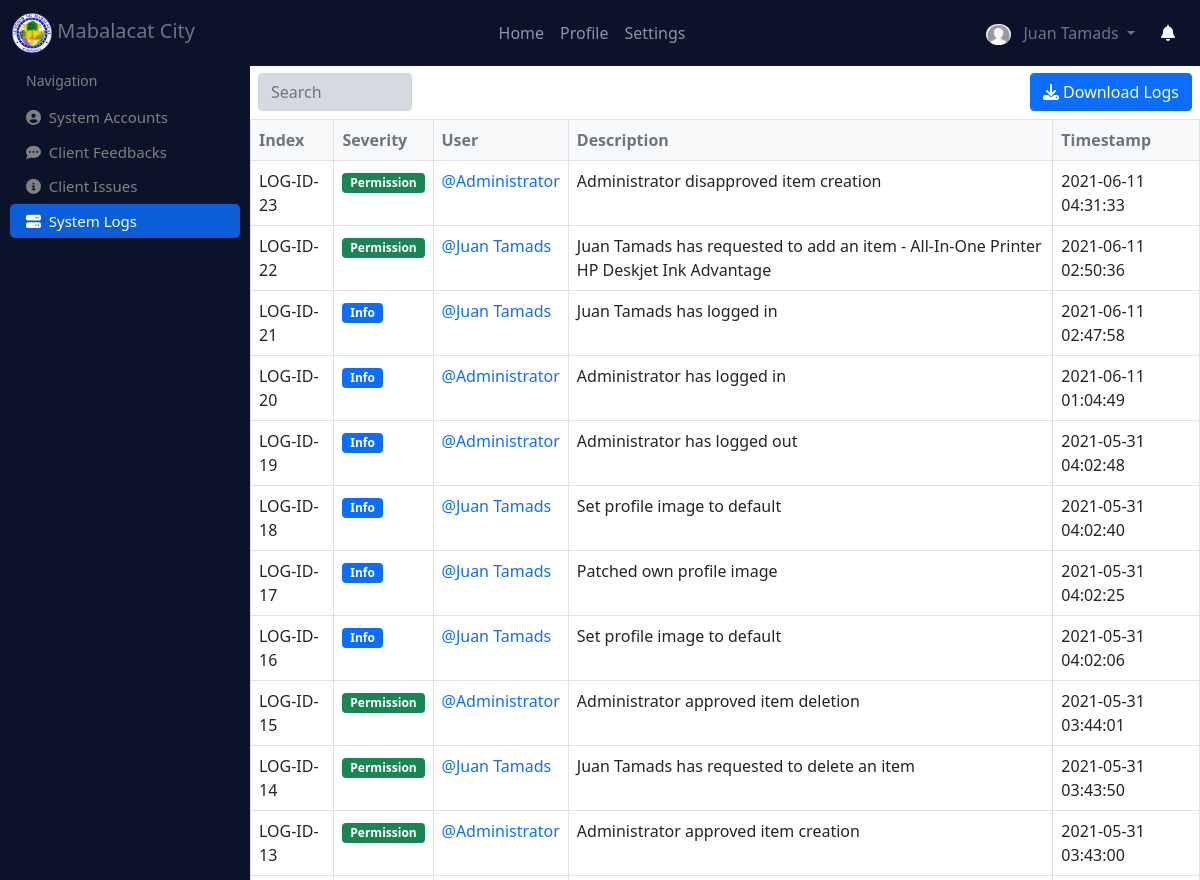
Before: /system_logs (signed in, upper part) with the older database file.
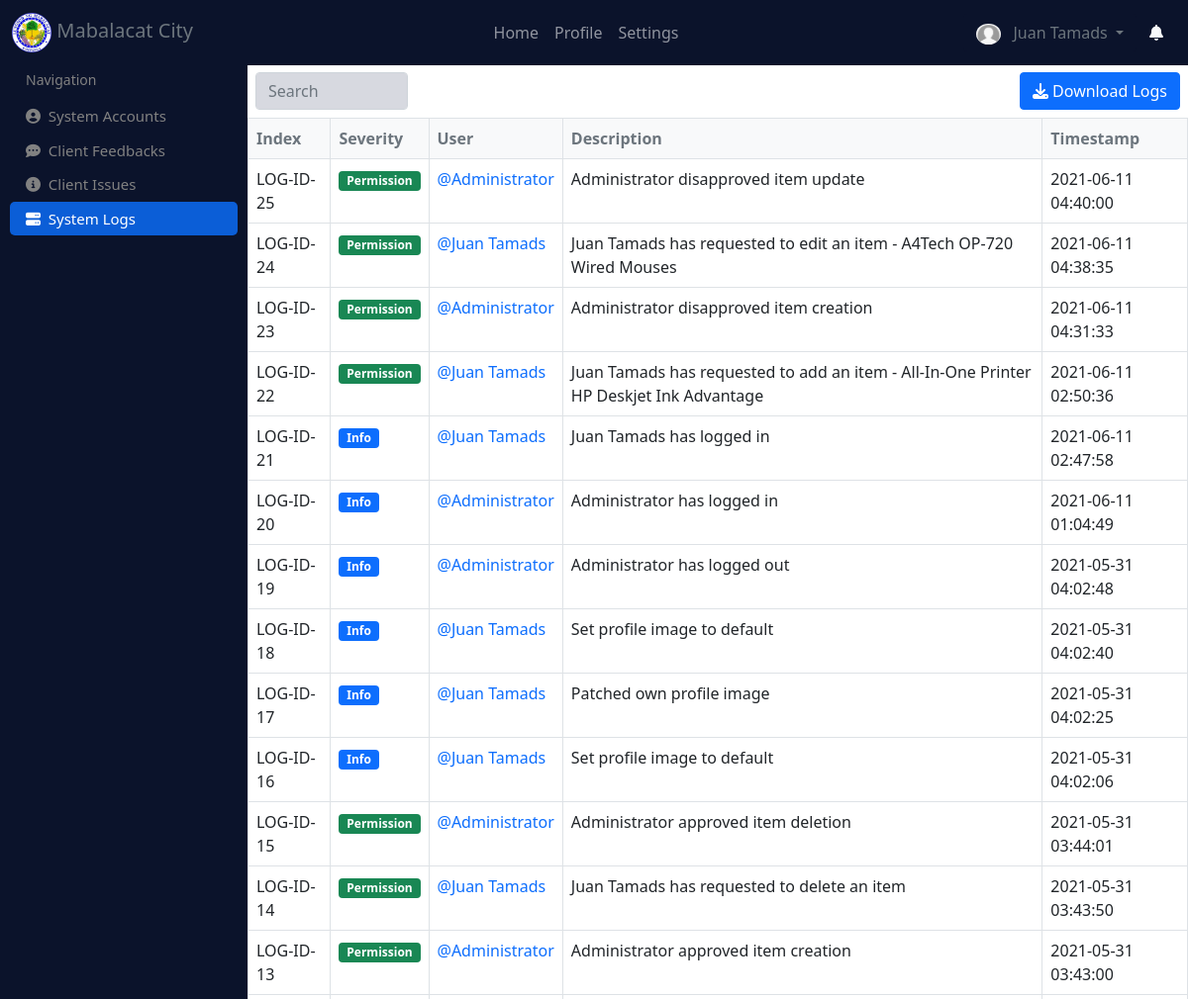
After: the same page with the newer database file.
### website/models.py (models this page shows)
class User(db.Model, UserMixin):
    id = db.Column(db.Integer, primary_key=True)
    image = db.Column(db.String(255), default="default.png")
    name = db.Column(db.String(150), unique=True)
    username = db.Column(db.String(150), unique=True)
    password = db.Column(db.String(150))
    email = db.Column(db.String(150), unique=True)
    number = db.Column(db.Integer, unique=True)
    role = db.Column(db.String(150), default="User")
    activated = db.Column(db.Integer, default=0)
    created_at = db.Column(db.DateTime(timezone=True), default=func.now())
    updated_at = db.Column(db.DateTime(timezone=True), default=func.now())
    items = db.relationship('Item')
    feedbacks = db.relationship('Feedback', backref='user')
    issues = db.relationship('Issue', backref='user')
    logs = db.relationship('Log', backref='user')

class Log(db.Model):
    id = db.Column(db.Integer, primary_key=True)
    severity = db.Column(db.String(150))
    description = db.Column(db.Text)
    date = db.Column(db.Date(), default=func.now())
    timestamp = db.Column(db.DateTime(timezone=True), default=func.now())
    user_id = db.Column(db.Integer, db.ForeignKey("user.id"))

### website/management.py (the view)
@management.route('/system_logs')
@login_required
def system_logs():
    logs = Log.query.join(User).filter(Log.user_id==User.id).order_by(desc(Log.timestamp)).all()
    log_date = Log.query.all()
    return render_template("system_logs.html", logs=logs, log_date=log_date)

### website/templates/system_logs.html (shortened to what this page needs)
{% extends "base.html" %}
{% block main_content %}
<div class="sidenav">
    <br><br>
    <span style="padding: 6px 8px 6px 16px; color: #818181; font-size: 14px;">Navigation</span>
    <a href="/accounts" class="mt-2"><i class="fa fa-user-circle" aria-hidden="true"></i>&nbsp;&nbsp;System Accounts</a>
    <a href="/client_feedbacks"><i class="fa fa-commenting" aria-hidden="true"></i>&nbsp;&nbsp;Client Feedbacks</a>
    <a href="/client_issues"><i class="fa fa-info-circle" aria-hidden="true"></i>&nbsp;&nbsp;Client Issues</a>
    <a href="/system_logs" class="active"><i class="fa fa-server" aria-hidden="true"></i>&nbsp;&nbsp;System Logs</a>
</div>
<div class="main" style="margin-top: 65px;">
    <div class="row p-2">
        <div class="col-sm-8">
            <input type="text" placeholder="Search" class="form-control w-25" style="background-color: #d7d9e0;" id="myInput">
        </div>
        <div class="col-sm-4">
            <button class="btn btn-primary float-end"  data-bs-toggle="modal" data-bs-target="#staticBackdrop">
                <i class="fa fa-download" aria-hidden="true"></i>&nbsp;Download Logs
            </button>
        </div>
    </div>
    <table class="table table-bordered">
        <thead class="bg-light text-muted">
            <tr>
                <th>Index</th>
                <th>Severity</th>
                <th>User</th>
                <th>Description</th>
                <th>Timestamp</th>
            </tr>
        </thead>
        <tbody id="itemsTable">
          {% for l in logs %}
          <tr>
            <td>LOG-ID-{{ l.id }}</td>
            <td>
                {% if l.severity == 'Info' %}
                    <span class="badge bg-primary">{{l.severity}}</span>
                {% else %}
                    <span class="badge bg-success">{{l.severity}}</span>
                {% endif %}
            </td>
            <td><a href="/view_account/{{l.user_id}}" style="text-decoration: none;">@{{ l.user.name }}</a></td>
            <td>{{ l.description }}</td>
            <td>{{ l.timestamp }}</td>
          </tr>
          {% endfor %}
        </tbody>
    </table>
</div>
{% endblock %}

### website/templates/base.html (shortened to what this page needs)
<!DOCTYPE html>
<html lang="en">
<head>
    <link href="{{ url_for('static', filename='css/bootstrap.min.css') }}" rel="stylesheet">
    <link href="{{ url_for('static', filename='custom.css') }}" rel="stylesheet">
    <link rel="stylesheet" href="//cdn.datatables.net/1.10.24/css/jquery.dataTables.min.css">
    <link href="{{ url_for('static', filename='css/bootstrap-lightbox.min.css') }}" rel="stylesheet">
</head>
<body>
    <nav class="navbar fixed-top navbar-expand-lg navbar-dark theme_bg">
        <div class="container-fluid">
          <div class="collapse navbar-collapse" id="navbarTogglerDemo01">
            <a class="navbar-brand text-muted" href="/">
                <img src="{{ url_for('static', filename='logo.png') }}" height="40px">
                Mabalacat City
            </a>
            <ul class="navbar-nav mx-auto mb-2 mb-lg-0">
                <li class="nav-item">
                  <a class="nav-link" href="/" {% if request.url_rule.endpoint == "inventory.inventory_home" %}id="nav_active"{% endif %}>Home</a>
                </li>
              <li class="nav-item">
                <a class="nav-link" href="/profile" {% if request.url_rule.endpoint == "auth.profile" %}id="nav_active"{% endif %}>Profile</a>
              </li>
              <li class="nav-item">
                <a class="nav-link" href="/settings" {% if request.url_rule.endpoint == "auth.settings" %}id="nav_active"{% endif %}>Settings</a>
              </li>
            </ul>
            <div class="d-flex">
                <div class="dropdown">
                    <button class="btn theme_bg text-muted dropdown-toggle" type="button" id="dropdownMenuButton1" data-bs-toggle="dropdown" aria-expanded="false">
                      {% if current_user.image %}
                        <img src="{{ url_for('static', filename='item_images/'+current_user.image) }}" style="border-radius: 50%; width: 25px;">
                      {% else %}
                          <img src="{{ url_for('static', filename='item_images/default.png') }}" style="border-radius: 50%; width: 25px;">
                      {% endif %}
                      {{ current_user.name }}
                    </button>
                </div>
                <a class="btn text-light" href="/item_notification">
                  <i class="fa fa-bell" aria-hidden="true"></i>
                </a>
            </div>
          </div>
        </div>
      </nav>
    {% block main_content %}
    {% endblock %}
</body>
</html>

### website/static/custom.css (style rules this page uses)
.theme_bg { background-color: #0b132b; }

### website/templates/base.html (style rules this page uses)
.theme_bg { background-color: #0b132b; }

### website/templates/system_logs.html (style rules this page uses)
.sidenav { height: 100%; width: 250px; position: fixed; z-index: 1; top: 0; left: 0; background-color: #0b132b; overflow-x: hidden; padding-top: 20px; padding-left: 10px; padding-right: 10px; }
.sidenav a { padding: 6px 8px 6px 16px; text-decoration: none; font-size: 15px; color: #818181; display: block; }
.main { margin-left: 250px; }
.sidenav .active { background-color: #0b5ed7; color: white; border-radius: 5px; }

Changed rows visible on the page:
added Log: id "25", severity "Permission", user.name "Administrator", description "Administrator disapproved item update", timestamp "2021-06-11 04:40:00"
added Log: id "24", severity "Permission", user.name "Juan Tamads", description "Juan Tamads has requested to edit an item - A4Tech OP-720 Wired Mouses", timestamp "2021-06-11 04:38:35"
